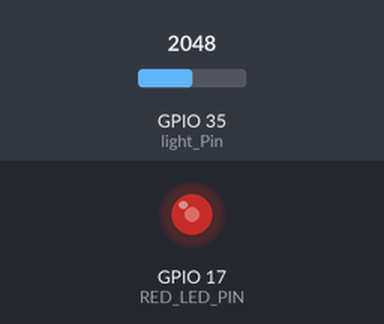
Bench run of a sketch on a simulated ESP32. Shown: output pins drawn as LEDs (lit = HIGH). Inputs (shaded band) come from the test bench; at power-on: GPIO 35 (light_Pin) = 2048.

Above: at 1.2 s.
1.3 s: GPIO 35 (light_Pin) set to 1228
At 2.5 s:
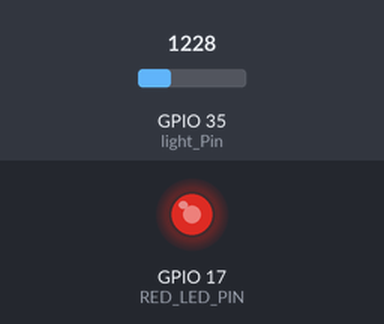
3.0 s: GPIO 35 (light_Pin) set to 491
At 3.7 s:
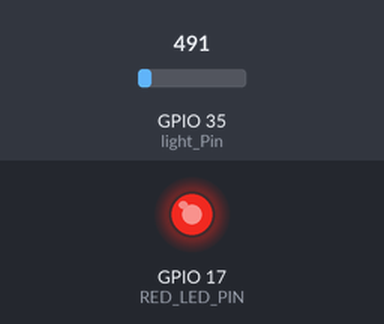
4.5 s: GPIO 35 (light_Pin) set to 3603
At 4.9 s:
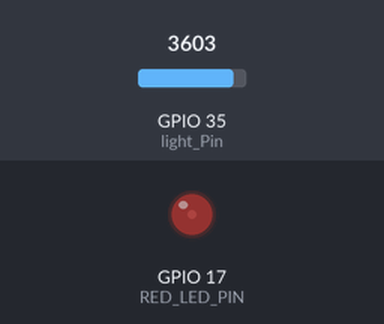
6.0 s: GPIO 35 (light_Pin) set to 4095
At 7.2 s:
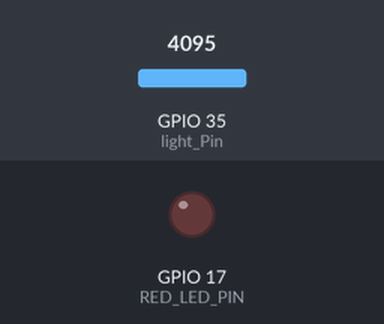
7.5 s: GPIO 35 (light_Pin) set to 2047
At 8.4 s:
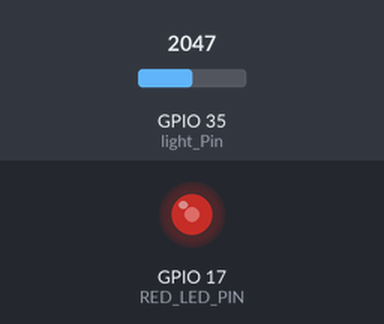
Timing chart, 0 to 10.0 s (numbered marks = the images above; inputs shaded):
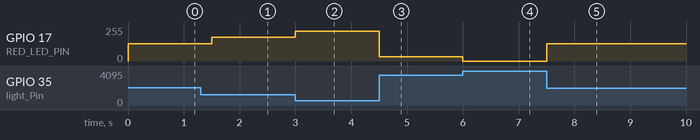

The sketch:

13_Automatic_lighting.ino
```cpp
/*
  Project name: 13_Automatic_lighting
  Function: The brightness of the led is automatically adjusted by the analog value of the photoresistor
  Author: keyestudio
  Hardware connection:
    - Connect photoresistor to port 7
    - Connect traffic light module to port 9
  Library:
    - none
  Cautions:
    - Make sure you are connected to the correct port
    - Before uploading test code, please correctly connect to the development board and port
*/
#define light_Pin 35    //connect the photoresisotr to pin IO35
#define RED_LED_PIN 17  //Connect the red LED to pin IO17

#define redLED_PWM_Channel 1  // Red led light using PWM channel 1
#define pwmFreq 5000          // PWM frequency
#define pwmResolution 8       //Set the PWM resolution to 8 so the value range is 0-255

void setup() {
  //Set IO35 to input
  pinMode(light_Pin, INPUT);
  // initialize PWM
  ledcSetup(redLED_PWM_Channel, pwmFreq, pwmResolution);
  ledcAttachPin(RED_LED_PIN, redLED_PWM_Channel);
}

void loop() {
  //read photoresisotr analog value
  int light_value = analogRead(light_Pin);
  //map photoresisotr analog value to 0-255, so value 4095 = 0; 0 = 255;
  int brightness = 255 - ((light_value * 255) / 4095);
  //Light the led according to the brightness value of the photoresistor
  ledcWrite(redLED_PWM_Channel,brightness);
  //delay 300ms
  delay(300);
}
```

Measured:
- after the input at 1.3 s, GPIO 17 (RED_LED_PIN): 128/255 → 178/255 after 0.20 s
- after the input at 3.0 s, GPIO 17 (RED_LED_PIN): 178/255 → 224/255 at once
- after the input at 4.5 s, GPIO 17 (RED_LED_PIN): 224/255 → 31/255 at once
- after the input at 6.0 s, GPIO 17 (RED_LED_PIN): 31/255 → 0/255 at once
- after the input at 7.5 s, GPIO 17 (RED_LED_PIN): 0/255 → 128/255 at once
